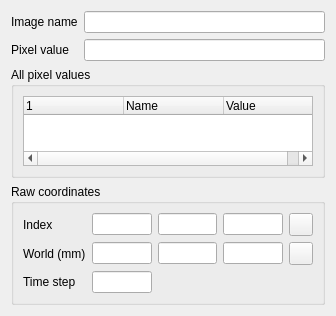
<?xml version="1.0" encoding="UTF-8"?>
<ui version="4.0">
 <class>QmitkPixelValueView</class>
 <widget class="QWidget" name="QmitkPixelValueView">
  <property name="geometry">
   <rect>
    <x>0</x>
    <y>0</y>
    <width>336</width>
    <height>236</height>
   </rect>
  </property>
  <property name="windowTitle">
   <string>Pixel Value</string>
  </property>
  <layout class="QVBoxLayout" name="verticalLayout">
   <item>
    <layout class="QFormLayout" name="formLayout">
     <item row="0" column="0">
      <widget class="QLabel" name="imageNameLabel">
       <property name="text">
        <string>Image name</string>
       </property>
       <property name="textFormat">
        <enum>Qt::TextFormat::PlainText</enum>
       </property>
      </widget>
     </item>
     <item row="0" column="1">
      <widget class="QLineEdit" name="imageNameLineEdit">
       <property name="readOnly">
        <bool>true</bool>
       </property>
      </widget>
     </item>
     <item row="1" column="0">
      <widget class="QLabel" name="pixelValueLabel">
       <property name="text">
        <string>Pixel value</string>
       </property>
       <property name="textFormat">
        <enum>Qt::TextFormat::PlainText</enum>
       </property>
      </widget>
     </item>
     <item row="1" column="1">
      <widget class="QLineEdit" name="pixelValueLineEdit">
       <property name="readOnly">
        <bool>true</bool>
       </property>
      </widget>
     </item>
    </layout>
   </item>
   <item>
    <widget class="ctkCollapsibleGroupBox" name="allValuesGroupBox">
     <property name="title">
      <string>All pixel values</string>
     </property>
     <property name="collapsed" stdset="0">
      <bool>true</bool>
     </property>
     <layout class="QVBoxLayout" name="allValuesLayout">
      <item>
       <widget class="QTreeWidget" name="allValuesTreeWidget">
        <property name="editTriggers">
         <set>QAbstractItemView::EditTrigger::NoEditTriggers</set>
        </property>
        <property name="selectionMode">
         <enum>QAbstractItemView::SelectionMode::NoSelection</enum>
        </property>
        <property name="rootIsDecorated">
         <bool>false</bool>
        </property>
        <column>
         <property name="text">
          <string/>
         </property>
        </column>
        <column>
         <property name="text">
          <string>Name</string>
         </property>
        </column>
        <column>
         <property name="text">
          <string>Value</string>
         </property>
        </column>
       </widget>
      </item>
     </layout>
    </widget>
   </item>
   <item>
    <widget class="ctkCollapsibleGroupBox" name="coordsGroupBox">
     <property name="title">
      <string>Raw coordinates</string>
     </property>
     <property name="collapsed" stdset="0">
      <bool>true</bool>
     </property>
     <layout class="QGridLayout" name="gridLayout">
      <item row="1" column="3">
       <widget class="QLineEdit" name="worldZLineEdit">
        <property name="alignment">
         <set>Qt::AlignmentFlag::AlignRight|Qt::AlignmentFlag::AlignTrailing|Qt::AlignmentFlag::AlignVCenter</set>
        </property>
        <property name="readOnly">
         <bool>true</bool>
        </property>
       </widget>
      </item>
      <item row="1" column="0">
       <widget class="QLabel" name="worldCoordLabel">
        <property name="text">
         <string>World (mm)</string>
        </property>
       </widget>
      </item>
      <item row="0" column="2">
       <widget class="QLineEdit" name="indexYLineEdit">
        <property name="alignment">
         <set>Qt::AlignmentFlag::AlignRight|Qt::AlignmentFlag::AlignTrailing|Qt::AlignmentFlag::AlignVCenter</set>
        </property>
        <property name="readOnly">
         <bool>true</bool>
        </property>
       </widget>
      </item>
      <item row="0" column="3">
       <widget class="QLineEdit" name="indexZLineEdit">
        <property name="alignment">
         <set>Qt::AlignmentFlag::AlignRight|Qt::AlignmentFlag::AlignTrailing|Qt::AlignmentFlag::AlignVCenter</set>
        </property>
        <property name="readOnly">
         <bool>true</bool>
        </property>
       </widget>
      </item>
      <item row="1" column="1">
       <widget class="QLineEdit" name="worldXLineEdit">
        <property name="alignment">
         <set>Qt::AlignmentFlag::AlignRight|Qt::AlignmentFlag::AlignTrailing|Qt::AlignmentFlag::AlignVCenter</set>
        </property>
        <property name="readOnly">
         <bool>true</bool>
        </property>
       </widget>
      </item>
      <item row="1" column="4">
       <widget class="QToolButton" name="copyWorldCoordButton">
        <property name="toolTip">
         <string>Copy into clipboard</string>
        </property>
        <property name="text">
         <string/>
        </property>
       </widget>
      </item>
      <item row="1" column="2">
       <widget class="QLineEdit" name="worldYLineEdit">
        <property name="alignment">
         <set>Qt::AlignmentFlag::AlignRight|Qt::AlignmentFlag::AlignTrailing|Qt::AlignmentFlag::AlignVCenter</set>
        </property>
        <property name="readOnly">
         <bool>true</bool>
        </property>
       </widget>
      </item>
      <item row="0" column="0">
       <widget class="QLabel" name="indexCoordLabel">
        <property name="text">
         <string>Index</string>
        </property>
       </widget>
      </item>
      <item row="0" column="4">
       <widget class="QToolButton" name="copyIndexCoordButton">
        <property name="toolTip">
         <string>Copy into clipboard</string>
        </property>
        <property name="text">
         <string/>
        </property>
       </widget>
      </item>
      <item row="0" column="1">
       <widget class="QLineEdit" name="indexXLineEdit">
        <property name="alignment">
         <set>Qt::AlignmentFlag::AlignRight|Qt::AlignmentFlag::AlignTrailing|Qt::AlignmentFlag::AlignVCenter</set>
        </property>
        <property name="readOnly">
         <bool>true</bool>
        </property>
       </widget>
      </item>
      <item row="2" column="1">
       <widget class="QLineEdit" name="timeStepLineEdit">
        <property name="alignment">
         <set>Qt::AlignmentFlag::AlignRight|Qt::AlignmentFlag::AlignTrailing|Qt::AlignmentFlag::AlignVCenter</set>
        </property>
        <property name="readOnly">
         <bool>true</bool>
        </property>
       </widget>
      </item>
      <item row="2" column="0">
       <widget class="QLabel" name="timeStepLabel">
        <property name="text">
         <string>Time step</string>
        </property>
       </widget>
      </item>
     </layout>
    </widget>
   </item>
   <item>
    <spacer name="verticalSpacer">
     <property name="orientation">
      <enum>Qt::Orientation::Vertical</enum>
     </property>
     <property name="sizeHint" stdset="0">
      <size>
       <width>20</width>
       <height>40</height>
      </size>
     </property>
    </spacer>
   </item>
  </layout>
 </widget>
 <customwidgets>
  <customwidget>
   <class>ctkCollapsibleGroupBox</class>
   <extends>QGroupBox</extends>
   <header location="global">ctkCollapsibleGroupBox.h</header>
   <container>1</container>
  </customwidget>
 </customwidgets>
 <resources/>
 <connections/>
</ui>
